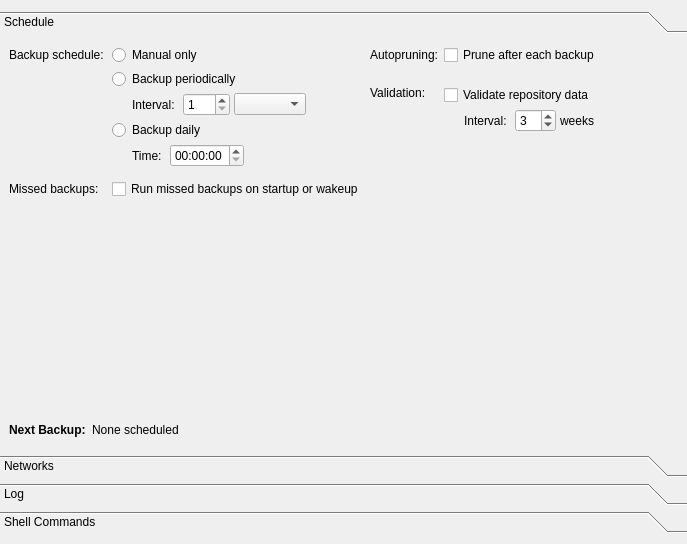
<?xml version="1.0" encoding="UTF-8"?>
<ui version="4.0">
 <class>Form</class>
 <widget class="QWidget" name="Form">
  <property name="geometry">
   <rect>
    <x>0</x>
    <y>0</y>
    <width>687</width>
    <height>544</height>
   </rect>
  </property>
  <property name="windowTitle">
   <string>Form</string>
  </property>
  <layout class="QGridLayout" name="gridLayout">
   <property name="leftMargin">
    <number>0</number>
   </property>
   <property name="rightMargin">
    <number>0</number>
   </property>
   <item row="1" column="0">
    <widget class="QToolBox" name="toolBox">
     <property name="sizePolicy">
      <sizepolicy hsizetype="Preferred" vsizetype="Minimum">
       <horstretch>0</horstretch>
       <verstretch>0</verstretch>
      </sizepolicy>
     </property>
     <property name="font">
      <font>
       <bold>false</bold>
      </font>
     </property>
     <widget class="QWidget" name="schedule">
      <property name="geometry">
       <rect>
        <x>0</x>
        <y>0</y>
        <width>687</width>
        <height>384</height>
       </rect>
      </property>
      <property name="font">
       <font>
        <bold>false</bold>
       </font>
      </property>
      <attribute name="label">
       <string>Schedule</string>
      </attribute>
      <layout class="QVBoxLayout" name="verticalLayout">
       <property name="spacing">
        <number>6</number>
       </property>
       <property name="topMargin">
        <number>6</number>
       </property>
       <item>
        <layout class="QHBoxLayout" name="horizontalLayout_2">
         <item>
          <layout class="QFormLayout" name="formLayout_2">
           <property name="formAlignment">
            <set>Qt::AlignHCenter|Qt::AlignTop</set>
           </property>
           <property name="horizontalSpacing">
            <number>8</number>
           </property>
           <property name="verticalSpacing">
            <number>4</number>
           </property>
           <item row="1" column="0">
            <widget class="QLabel" name="label_3">
             <property name="text">
              <string>Backup schedule:</string>
             </property>
            </widget>
           </item>
           <item row="1" column="1">
            <widget class="QRadioButton" name="scheduleOffRadio">
             <property name="text">
              <string>Manual only</string>
             </property>
            </widget>
           </item>
           <item row="3" column="1">
            <layout class="QVBoxLayout" name="verticalLayout_5">
             <property name="spacing">
              <number>4</number>
             </property>
             <property name="sizeConstraint">
              <enum>QLayout::SetMinimumSize</enum>
             </property>
             <item>
              <widget class="QRadioButton" name="scheduleIntervalRadio">
               <property name="text">
                <string>Backup periodically</string>
               </property>
              </widget>
             </item>
             <item>
              <widget class="QFrame" name="framePeriodic">
               <property name="sizePolicy">
                <sizepolicy hsizetype="Fixed" vsizetype="Preferred">
                 <horstretch>0</horstretch>
                 <verstretch>0</verstretch>
                </sizepolicy>
               </property>
               <layout class="QHBoxLayout" name="layoutPeriodic">
                <property name="spacing">
                 <number>4</number>
                </property>
                <property name="leftMargin">
                 <number>0</number>
                </property>
                <property name="topMargin">
                 <number>0</number>
                </property>
                <property name="rightMargin">
                 <number>0</number>
                </property>
                <property name="bottomMargin">
                 <number>0</number>
                </property>
                <item>
                 <spacer name="horizontalSpacer_2">
                  <property name="orientation">
                   <enum>Qt::Horizontal</enum>
                  </property>
                  <property name="sizeType">
                   <enum>QSizePolicy::Fixed</enum>
                  </property>
                  <property name="sizeHint" stdset="0">
                   <size>
                    <width>20</width>
                    <height>20</height>
                   </size>
                  </property>
                 </spacer>
                </item>
                <item>
                 <widget class="QLabel" name="label_5">
                  <property name="text">
                   <string>Interval:</string>
                  </property>
                 </widget>
                </item>
                <item>
                 <spacer name="horizontalSpacer">
                  <property name="orientation">
                   <enum>Qt::Horizontal</enum>
                  </property>
                  <property name="sizeType">
                   <enum>QSizePolicy::Fixed</enum>
                  </property>
                  <property name="sizeHint" stdset="0">
                   <size>
                    <width>4</width>
                    <height>1</height>
                   </size>
                  </property>
                 </spacer>
                </item>
                <item>
                 <widget class="QSpinBox" name="scheduleIntervalCount">
                  <property name="minimum">
                   <number>1</number>
                  </property>
                  <property name="maximum">
                   <number>740</number>
                  </property>
                 </widget>
                </item>
                <item>
                 <widget class="QComboBox" name="scheduleIntervalUnit"/>
                </item>
               </layout>
              </widget>
             </item>
            </layout>
           </item>
           <item row="4" column="1">
            <layout class="QVBoxLayout" name="verticalLayout_6">
             <property name="spacing">
              <number>4</number>
             </property>
             <item>
              <widget class="QRadioButton" name="scheduleFixedRadio">
               <property name="text">
                <string>Backup daily</string>
               </property>
              </widget>
             </item>
             <item>
              <widget class="QFrame" name="frameDaily">
               <property name="sizePolicy">
                <sizepolicy hsizetype="Fixed" vsizetype="Preferred">
                 <horstretch>0</horstretch>
                 <verstretch>0</verstretch>
                </sizepolicy>
               </property>
               <layout class="QHBoxLayout" name="layoutDaily">
                <property name="spacing">
                 <number>4</number>
                </property>
                <property name="leftMargin">
                 <number>0</number>
                </property>
                <property name="topMargin">
                 <number>0</number>
                </property>
                <property name="rightMargin">
                 <number>0</number>
                </property>
                <property name="bottomMargin">
                 <number>0</number>
                </property>
                <item>
                 <spacer name="horizontalSpacer_3">
                  <property name="orientation">
                   <enum>Qt::Horizontal</enum>
                  </property>
                  <property name="sizeType">
                   <enum>QSizePolicy::Fixed</enum>
                  </property>
                  <property name="sizeHint" stdset="0">
                   <size>
                    <width>20</width>
                    <height>20</height>
                   </size>
                  </property>
                 </spacer>
                </item>
                <item>
                 <widget class="QLabel" name="label_6">
                  <property name="text">
                   <string>Time:</string>
                  </property>
                 </widget>
                </item>
                <item>
                 <spacer name="horizontalSpacer_9">
                  <property name="orientation">
                   <enum>Qt::Horizontal</enum>
                  </property>
                  <property name="sizeType">
                   <enum>QSizePolicy::Fixed</enum>
                  </property>
                  <property name="sizeHint" stdset="0">
                   <size>
                    <width>4</width>
                    <height>1</height>
                   </size>
                  </property>
                 </spacer>
                </item>
                <item>
                 <widget class="QTimeEdit" name="scheduleFixedTime"/>
                </item>
               </layout>
              </widget>
             </item>
            </layout>
           </item>
           <item row="5" column="1">
            <spacer name="verticalSpacer">
             <property name="orientation">
              <enum>Qt::Vertical</enum>
             </property>
             <property name="sizeType">
              <enum>QSizePolicy::Fixed</enum>
             </property>
             <property name="sizeHint" stdset="0">
              <size>
               <width>1</width>
               <height>4</height>
              </size>
             </property>
            </spacer>
           </item>
           <item row="6" column="0">
            <widget class="QLabel" name="label_8">
             <property name="text">
              <string>Missed backups:</string>
             </property>
            </widget>
           </item>
           <item row="6" column="1">
            <widget class="QCheckBox" name="missedBackupsCheckBox">
             <property name="maximumSize">
              <size>
               <width>16777215</width>
               <height>16777215</height>
              </size>
             </property>
             <property name="text">
              <string>Run missed backups on startup or wakeup</string>
             </property>
            </widget>
           </item>
           <item row="7" column="1">
            <spacer name="verticalSpacer_5">
             <property name="orientation">
              <enum>Qt::Vertical</enum>
             </property>
             <property name="sizeType">
              <enum>QSizePolicy::Fixed</enum>
             </property>
             <property name="sizeHint" stdset="0">
              <size>
               <width>1</width>
               <height>4</height>
              </size>
             </property>
            </spacer>
           </item>
          </layout>
         </item>
         <item>
          <layout class="QFormLayout" name="formLayout_3">
           <item row="0" column="0">
            <widget class="QLabel" name="label_9">
             <property name="text">
              <string>Autopruning:</string>
             </property>
            </widget>
           </item>
           <item row="0" column="1">
            <widget class="QCheckBox" name="pruneCheckBox">
             <property name="text">
              <string>Prune after each backup</string>
             </property>
            </widget>
           </item>
           <item row="2" column="0">
            <widget class="QLabel" name="label_10">
             <property name="text">
              <string>Validation:</string>
             </property>
            </widget>
           </item>
           <item row="2" column="1">
            <layout class="QVBoxLayout" name="verticalLayout_7">
             <property name="spacing">
              <number>4</number>
             </property>
             <property name="topMargin">
              <number>4</number>
             </property>
             <item>
              <widget class="QCheckBox" name="validationCheckBox">
               <property name="text">
                <string>Validate repository data</string>
               </property>
              </widget>
             </item>
             <item>
              <widget class="QFrame" name="frameValidation">
               <property name="sizePolicy">
                <sizepolicy hsizetype="Fixed" vsizetype="Preferred">
                 <horstretch>0</horstretch>
                 <verstretch>0</verstretch>
                </sizepolicy>
               </property>
               <layout class="QHBoxLayout" name="layoutValidation">
                <property name="spacing">
                 <number>4</number>
                </property>
                <property name="leftMargin">
                 <number>0</number>
                </property>
                <property name="topMargin">
                 <number>0</number>
                </property>
                <property name="rightMargin">
                 <number>0</number>
                </property>
                <property name="bottomMargin">
                 <number>0</number>
                </property>
                <item>
                 <spacer name="horizontalSpacer_8">
                  <property name="orientation">
                   <enum>Qt::Horizontal</enum>
                  </property>
                  <property name="sizeType">
                   <enum>QSizePolicy::Fixed</enum>
                  </property>
                  <property name="sizeHint" stdset="0">
                   <size>
                    <width>20</width>
                    <height>20</height>
                   </size>
                  </property>
                 </spacer>
                </item>
                <item>
                 <widget class="QLabel" name="label_11">
                  <property name="text">
                   <string>Interval:</string>
                  </property>
                 </widget>
                </item>
                <item>
                 <spacer name="horizontalSpacer_10">
                  <property name="orientation">
                   <enum>Qt::Horizontal</enum>
                  </property>
                  <property name="sizeType">
                   <enum>QSizePolicy::Fixed</enum>
                  </property>
                  <property name="sizeHint" stdset="0">
                   <size>
                    <width>4</width>
                    <height>1</height>
                   </size>
                  </property>
                 </spacer>
                </item>
                <item>
                 <widget class="QSpinBox" name="validationWeeksCount">
                  <property name="minimum">
                   <number>1</number>
                  </property>
                  <property name="maximum">
                   <number>52</number>
                  </property>
                  <property name="value">
                   <number>3</number>
                  </property>
                 </widget>
                </item>
                <item>
                 <widget class="QLabel" name="label_12">
                  <property name="text">
                   <string>weeks</string>
                  </property>
                 </widget>
                </item>
               </layout>
              </widget>
             </item>
            </layout>
           </item>
           <item row="1" column="1">
            <spacer name="verticalSpacer_4">
             <property name="orientation">
              <enum>Qt::Vertical</enum>
             </property>
             <property name="sizeType">
              <enum>QSizePolicy::Fixed</enum>
             </property>
             <property name="sizeHint" stdset="0">
              <size>
               <width>1</width>
               <height>4</height>
              </size>
             </property>
            </spacer>
           </item>
          </layout>
         </item>
        </layout>
       </item>
       <item>
        <spacer name="verticalSpacer_3">
         <property name="orientation">
          <enum>Qt::Vertical</enum>
         </property>
         <property name="sizeHint" stdset="0">
          <size>
           <width>20</width>
           <height>40</height>
          </size>
         </property>
        </spacer>
       </item>
       <item>
        <layout class="QHBoxLayout" name="horizontalLayout">
         <item>
          <widget class="QLabel" name="label_14">
           <property name="font">
            <font>
             <bold>true</bold>
            </font>
           </property>
           <property name="text">
            <string>Next Backup:</string>
           </property>
          </widget>
         </item>
         <item>
          <widget class="QLabel" name="nextBackupDateTimeLabel">
           <property name="text">
            <string>None scheduled</string>
           </property>
          </widget>
         </item>
         <item>
          <spacer name="horizontalSpacer_4">
           <property name="orientation">
            <enum>Qt::Horizontal</enum>
           </property>
           <property name="sizeHint" stdset="0">
            <size>
             <width>40</width>
             <height>20</height>
            </size>
           </property>
          </spacer>
         </item>
        </layout>
       </item>
      </layout>
     </widget>
     <widget class="QWidget" name="page_2">
      <property name="geometry">
       <rect>
        <x>0</x>
        <y>0</y>
        <width>687</width>
        <height>384</height>
       </rect>
      </property>
      <attribute name="label">
       <string>Networks</string>
      </attribute>
      <layout class="QGridLayout" name="gridLayout_2">
       <property name="verticalSpacing">
        <number>12</number>
       </property>
       <item row="1" column="0">
        <layout class="QVBoxLayout" name="verticalLayout_8">
         <property name="spacing">
          <number>4</number>
         </property>
         <item>
          <widget class="QLabel" name="wifiListLabel">
           <property name="enabled">
            <bool>true</bool>
           </property>
           <property name="text">
            <string>Allowed Networks:</string>
           </property>
          </widget>
         </item>
         <item>
          <widget class="QListWidget" name="wifiListWidget">
           <property name="sizePolicy">
            <sizepolicy hsizetype="Expanding" vsizetype="Expanding">
             <horstretch>0</horstretch>
             <verstretch>1</verstretch>
            </sizepolicy>
           </property>
          </widget>
         </item>
        </layout>
       </item>
       <item row="0" column="0">
        <widget class="QCheckBox" name="meteredNetworksCheckBox">
         <property name="text">
          <string>Run backups over metered networks</string>
         </property>
         <property name="tristate">
          <bool>false</bool>
         </property>
        </widget>
       </item>
      </layout>
     </widget>
     <widget class="QWidget" name="page">
      <property name="geometry">
       <rect>
        <x>0</x>
        <y>0</y>
        <width>687</width>
        <height>384</height>
       </rect>
      </property>
      <attribute name="label">
       <string>Log</string>
      </attribute>
      <layout class="QGridLayout" name="gridLayout_3">
       <item row="0" column="0">
        <widget class="QTableWidget" name="logTableWidget">
         <property name="font">
          <font>
           <pointsize>11</pointsize>
           <bold>false</bold>
          </font>
         </property>
         <property name="showGrid">
          <bool>false</bool>
         </property>
         <property name="sortingEnabled">
          <bool>true</bool>
         </property>
         <attribute name="verticalHeaderVisible">
          <bool>false</bool>
         </attribute>
         <column>
          <property name="text">
           <string>Time</string>
          </property>
         </column>
         <column>
          <property name="text">
           <string>Category</string>
          </property>
         </column>
         <column>
          <property name="text">
           <string>Subcommand</string>
          </property>
         </column>
         <column>
          <property name="text">
           <string>Repository</string>
          </property>
         </column>
         <column>
          <property name="text">
           <string>Returncode</string>
          </property>
         </column>
        </widget>
       </item>
      </layout>
     </widget>
     <widget class="QWidget" name="page_3">
      <property name="geometry">
       <rect>
        <x>0</x>
        <y>0</y>
        <width>687</width>
        <height>384</height>
       </rect>
      </property>
      <attribute name="label">
       <string>Shell Commands</string>
      </attribute>
      <layout class="QVBoxLayout" name="verticalLayout_2">
       <property name="spacing">
        <number>12</number>
       </property>
       <item>
        <widget class="QFrame" name="frame">
         <property name="frameShape">
          <enum>QFrame::StyledPanel</enum>
         </property>
         <property name="frameShadow">
          <enum>QFrame::Raised</enum>
         </property>
         <layout class="QVBoxLayout" name="verticalLayout_3">
          <item>
           <widget class="QLabel" name="label_4">
            <property name="text">
             <string>&lt;html&gt;&lt;head/&gt;&lt;body&gt;&lt;p&gt;Run custom shell commands before and after each backup. The actual backup and post-backup command will only run, if the pre-backup command exits without error (return code 0). Available variables: &lt;span style=&quot; font-family:'Courier';&quot;&gt;$repo_url, $profile_name, $profile_slug, $returncode&lt;/span&gt;&lt;/p&gt;&lt;/body&gt;&lt;/html&gt;</string>
            </property>
            <property name="alignment">
             <set>Qt::AlignLeading|Qt::AlignLeft|Qt::AlignTop</set>
            </property>
            <property name="wordWrap">
             <bool>true</bool>
            </property>
           </widget>
          </item>
          <item>
           <layout class="QHBoxLayout" name="horizontalLayout_3">
            <property name="topMargin">
             <number>0</number>
            </property>
            <item>
             <widget class="QLabel" name="label_2">
              <property name="minimumSize">
               <size>
                <width>100</width>
                <height>0</height>
               </size>
              </property>
              <property name="text">
               <string>Pre-backup:</string>
              </property>
              <property name="alignment">
               <set>Qt::AlignRight|Qt::AlignTrailing|Qt::AlignVCenter</set>
              </property>
             </widget>
            </item>
            <item>
            <layout class="QHBoxLayout">
            <item>
             <widget class="QLineEdit" name="preBackupCmdLineEdit">
              <property name="sizePolicy">
               <sizepolicy hsizetype="Expanding" vsizetype="Fixed">
                <horstretch>0</horstretch>
                <verstretch>0</verstretch>
               </sizepolicy>
              </property>
              <property name="minimumSize">
               <size>
                <width>0</width>
                <height>0</height>
               </size>
              </property>
              <property name="styleSheet">
               <string notr="true">font-family:'Courier';</string>
              </property>
              <property name="text">
               <string/>
              </property>
              <property name="placeholderText">
               <string>echo &quot;Before backup of $repo_url&quot;</string>
              </property>
             </widget>
            </item>
            <item>
            <widget class="QPushButton" name="preBackupAttachButton">
                <property name="icon">
                    <iconset>
                    <normaloff>:/icons/folder-open.svg</normaloff>:/icons/folder-open.svg</iconset>
                </property>
            </widget>
        </item>
        </layout>
        </item>

           </layout>
          </item>
          <item>
           <layout class="QHBoxLayout" name="horizontalLayout_4">
            <property name="topMargin">
             <number>0</number>
            </property>
            <item>
             <widget class="QLabel" name="label">
              <property name="minimumSize">
               <size>
                <width>100</width>
                <height>0</height>
               </size>
              </property>
              <property name="text">
               <string>Post-backup:</string>
              </property>
              <property name="alignment">
               <set>Qt::AlignRight|Qt::AlignTrailing|Qt::AlignVCenter</set>
              </property>
             </widget>
            </item>
            <item>
            <layout class="QHBoxLayout">
            <item>
             <widget class="QLineEdit" name="postBackupCmdLineEdit">
              <property name="minimumSize">
               <size>
                <width>0</width>
                <height>0</height>
               </size>
              </property>
              <property name="styleSheet">
               <string notr="true">font-family:'Courier';</string>
              </property>
              <property name="placeholderText">
               <string>echo &quot;Backup of $repo_url ended with $returncode.&quot;</string>
              </property>
             </widget>
            </item>
            <item>
            <widget class="QPushButton" name="postBackupAttachButton">
                <property name="icon">
            <iconset>
             <normaloff>:/icons/folder-open.svg</normaloff>:/icons/folder-open.svg</iconset>
           </property>
            </widget>
        </item>

            </layout>
            </item>
           </layout>
          </item>
         </layout>
        </widget>
       </item>
       <item>
        <widget class="QFrame" name="frame_3">
         <property name="frameShape">
          <enum>QFrame::StyledPanel</enum>
         </property>
         <property name="frameShadow">
          <enum>QFrame::Raised</enum>
         </property>
         <layout class="QVBoxLayout" name="verticalLayout_4">
          <item>
           <widget class="QLabel" name="label_7">
            <property name="text">
             <string>&lt;html&gt;&lt;head/&gt;&lt;body&gt;&lt;p&gt;Extra arguments for &lt;span style=&quot; font-style:italic;&quot;&gt;borg create&lt;/span&gt;. Possible options are listed in the &lt;a href=&quot;https://borgbackup.readthedocs.io/en/stable/usage/create.html&quot;&gt;&lt;span style=&quot; text-decoration: underline; color:#0984e3;&quot;&gt;the borg documentation&lt;/span&gt;&lt;/a&gt;.&lt;/p&gt;&lt;/body&gt;&lt;/html&gt;</string>
            </property>
            <property name="wordWrap">
             <bool>true</bool>
            </property>
            <property name="openExternalLinks">
             <bool>true</bool>
            </property>
           </widget>
          </item>
          <item>
           <widget class="QLineEdit" name="createCmdLineEdit">
            <property name="sizePolicy">
             <sizepolicy hsizetype="Expanding" vsizetype="Preferred">
              <horstretch>0</horstretch>
              <verstretch>0</verstretch>
             </sizepolicy>
            </property>
            <property name="styleSheet">
             <string notr="true">font-family:'Courier';</string>
            </property>
            <property name="placeholderText">
             <string>--dry-run --noflags</string>
            </property>
           </widget>
          </item>
         </layout>
        </widget>
       </item>
       <item>
        <spacer name="verticalSpacer_2">
         <property name="orientation">
          <enum>Qt::Vertical</enum>
         </property>
         <property name="sizeHint" stdset="0">
          <size>
           <width>0</width>
           <height>0</height>
          </size>
         </property>
        </spacer>
       </item>
      </layout>
     </widget>
    </widget>
   </item>
  </layout>
 </widget>
 <resources/>
 <connections/>
</ui>
